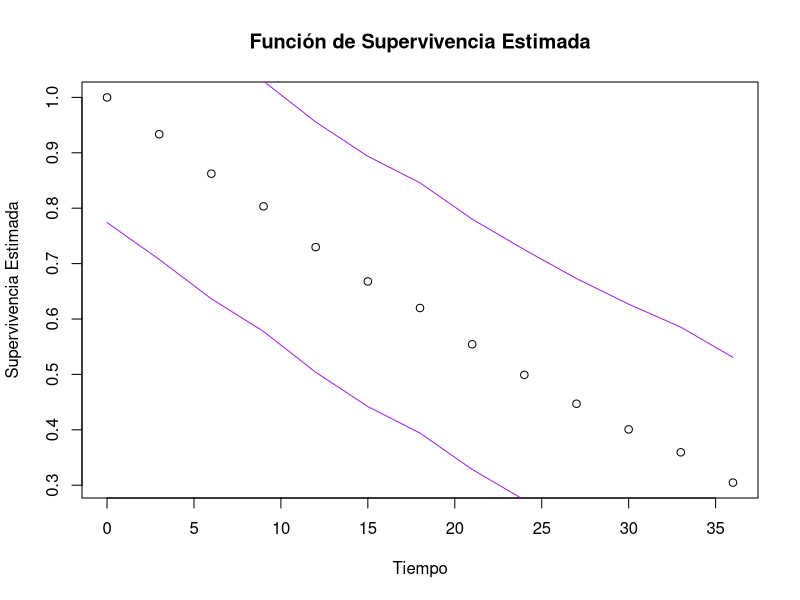
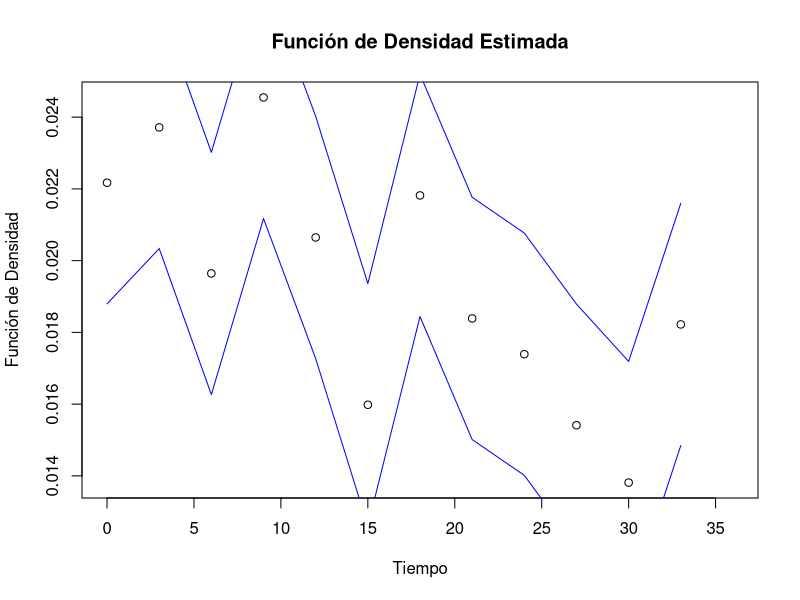
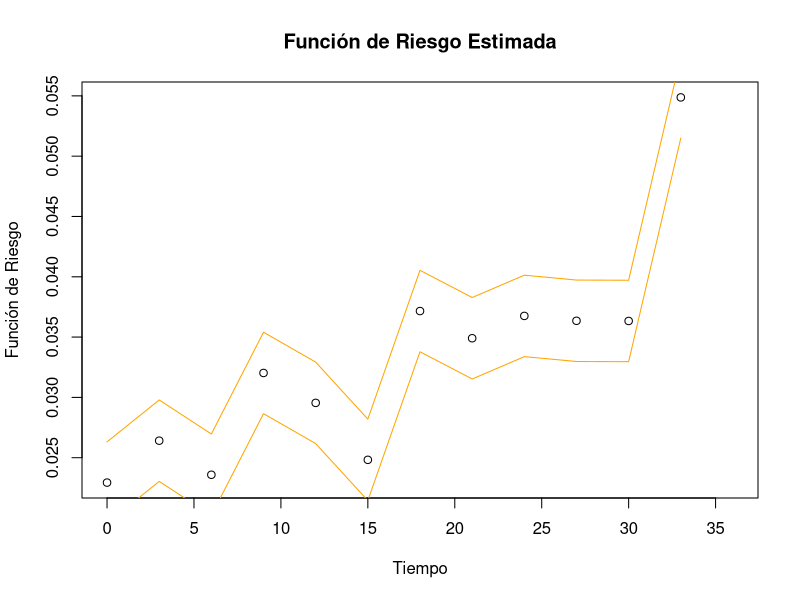

Generate these figures, in order, with R:
#---------------------Ejemplo de Tabla Clinica--------------------
#Ejemplo de Tabla Clinica
#Rodriguez Macias Karen Viviana

#Utilizaremos esta funcion para hacer los puntos medios
puntoMedio <- function(x){
  p<- rep(0,length(x)) 
  for(i in 1:length(x)-1){
    p[i]= (x[i] + x[i+1])/2
  } 
  p[length(x)] = NA 
  return(p)
}


#Datos iniciales y estructura de la tabla
#Intervalo del tiempo observado
tiempos <- seq(0,36,by=3) 
n<- length(tiempos)
#Punto Medio del intervalo
puntosMedios <- puntoMedio(tiempos)
#Longitud del intervalo
long <- c(rep(3,length(tiempos)-1),NA)
# Numero de individuos a los que se les perdio seguimiento en el intervalo
set.seed(8)
seguimientoPerdido <- c(0,rpois(n-2,14),0)
# Numero de individuos censurados por la derecha
set.seed(8)
censurados <- c(0,rpois(n-2,30),0)
#Numero de individuos con falla
set.seed(8)
fallas <- c(rpois(n-1,60),0)
#Numero de individuos que entran en el intervalo
entrando <- c(887,rep(0,n-1))
for(k in 2:n){
  entrando[k]= entrando[k-1] - seguimientoPerdido[k-1] - censurados[k-1]
}
# Numero de expuestos
expuestos <- rep(0,n)
#Proporcion condicional de falla
pcFallas <- rep(0,n)
#Proporcion condicional de supervivencia
pcSup <- rep(0,n)
#Variable de supervivencia estimada
supEst <- rep(0,13)
#Variable de funcion de densidad estimada
fEst <- rep(0,13)
#Variable de funcion de riesgo estimada
hEst <- rep(0,13)

for(j in 1:n) {
  expuestos[j]= entrando[j] - 0.5*(seguimientoPerdido[j]+ censurados[j])
  if(fallas[j]==0){
    pcFallas[j]= 1
  }else{
    pcFallas[j]= fallas[j]/expuestos[j]
  }
  pcSup[j]=1-pcFallas[j]
  hEst[j] = fallas[j]/(long[j] * (expuestos[j]-(fallas[j]/2)))
  
  if(j==1){
    supEst[j] = 1
  }else{
    supEst[j]=round(supEst[j-1]*pcSup[j-1],digits = 5)
  }
  if(j!=n){
    fEst[j] = (supEst[j]*pcFallas[j])/long[j] 
  }else{
    fEst[j] = NA
  }
}


#Juntamos todo en una tabla 
TablaClinica <- data.frame(tiempos,puntosMedios,long,seguimientoPerdido,censurados,fallas,entrando,expuestos,supEst,fEst,hEst)
View(TablaClinica)

#Desviacion estandar de la supervivencia estimada
sdSupEst <- sd(supEst,na.rm = TRUE)

#Desviacion estandar de la funcion de densidad estimada
sdFEst <- sd(fEst,na.rm = TRUE)

#Intervalos de confianza
interFSup <- fEst[1:n-1]
interFSup <- interFSup + sdFEst
interFInf <- fEst[1:n-1]
interFInf <- interFInf - sdFEst

#Desviacion estandar de la funcion de riesgo estimada
sdHEst <- sd(hEst,na.rm = TRUE)
#Intervalos de confianza
interHSup <- hEst[1:n-1]
interHSup <- interHSup+sdFEst
interHInf <- hEst[1:n-1]
interHInf <- interHInf-sdFEst

plot(tiempos,supEst,xlab = "Tiempo",ylab = "Supervivencia Estimada",main = "Función de Supervivencia Estimada")
lines(tiempos,supEst-sdSupEst,col="purple")
lines(tiempos,supEst+sdSupEst,col="purple")

plot(tiempos,fEst, xlab = "Tiempo",ylab = "Función de Densidad",main = "Función de Densidad Estimada")
lines(tiempos[1:n-1],interFInf,col="blue")
lines(tiempos[1:n-1],interFSup,col="blue")

plot(tiempos,hEst,xlab = "Tiempo",ylab = "Función de Riesgo", main = "Función de Riesgo Estimada")
lines(tiempos[1:n-1],interHInf,col="orange")
lines(tiempos[1:n-1],interHSup,col="orange")
